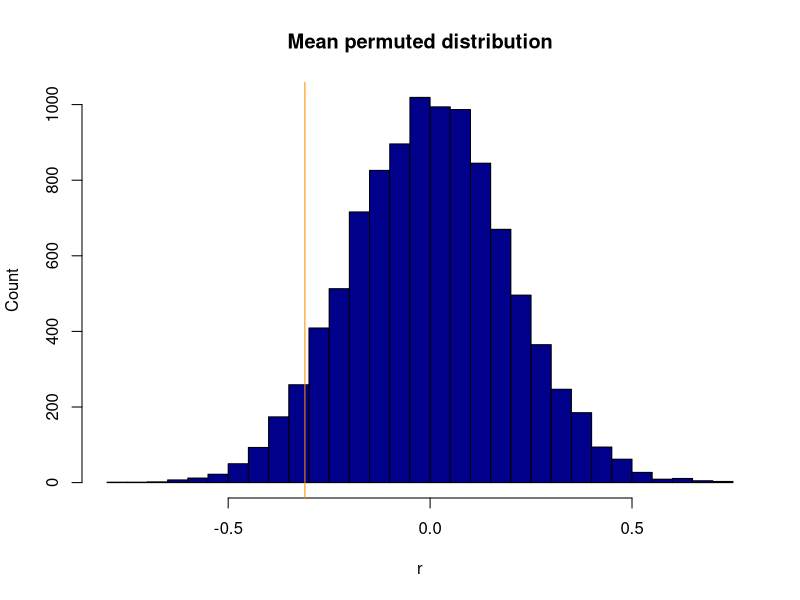
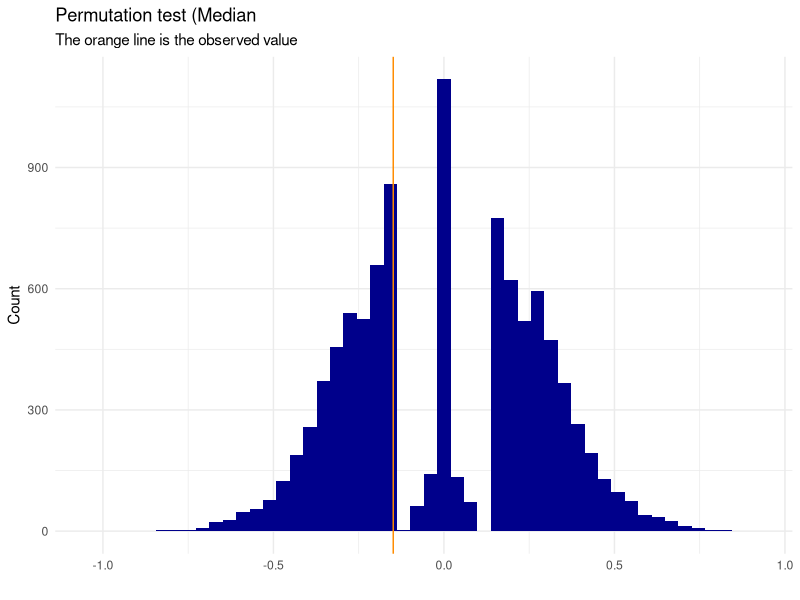
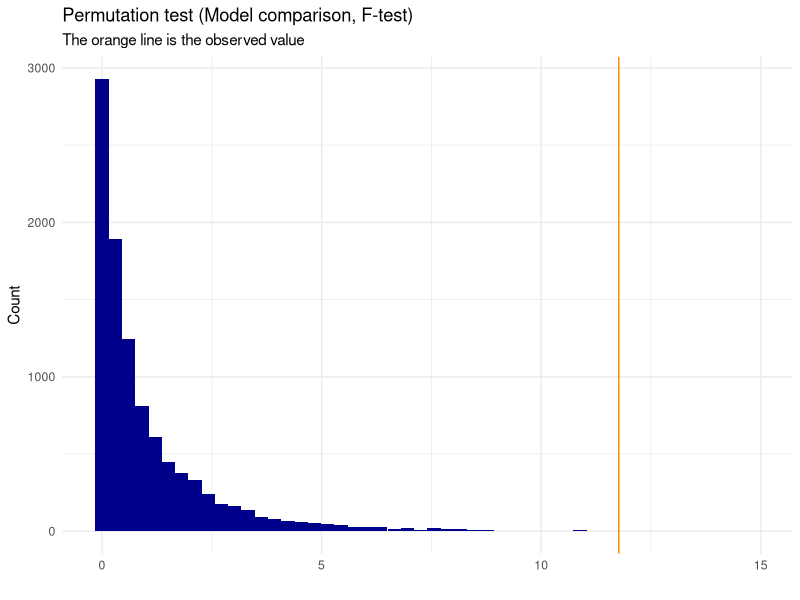
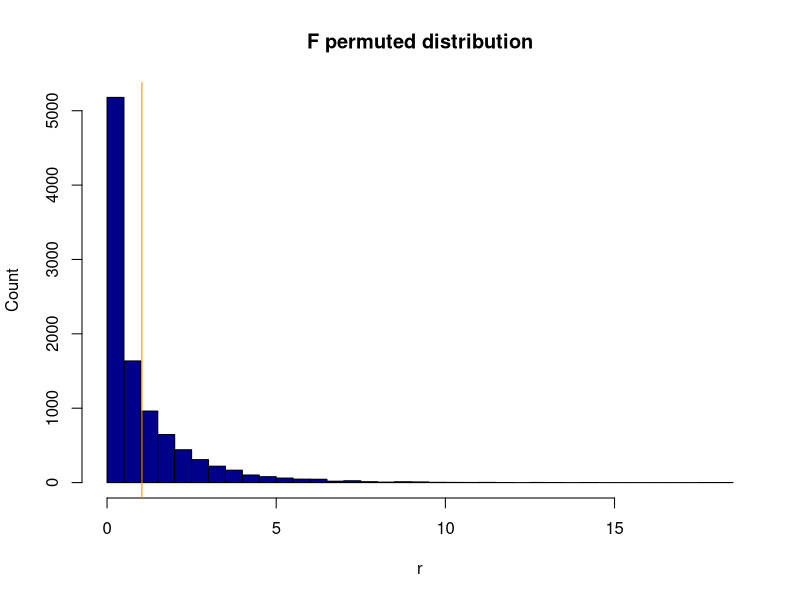

R code for these plots, in order:
## ---- chunk 1
# Load libraries
library(tidyverse)
## ---- chunk 2
plot_permutation <- function(data, observed_value, title){
  #making dataset to put in to permutation plot
  pd <- data.frame(i=1:length(data), value=data)
    #plotting the null distribution and observed difference with the observed as a line
  plot <- ggplot(data = pd, mapping = aes(x=value)) + 
    geom_histogram(fill="darkblue", bins=50) +
    geom_vline(color="darkorange",xintercept = as.numeric(observed_value)) + 
    xlab("")+
    ylab("Count")+
    ggtitle(title, "The orange line is the observed value")+
    theme_minimal()
  return(plot)
}
## ---- chunk 3
permutation_mean <- function(dataset, name, count, group1, group2, no_perm=10000, nice_plot=FALSE){
  # Verify if the columns exists and if the groups exists
  if (any(names(dataset) == name) == FALSE | any(names(dataset) == count) == FALSE){
    stop("One of the columns does not exists. Please, check the spelling or the dataset you are giving") 
  } else if (any(unique(get(name,dataset)) == group1) == FALSE | any(unique(get(name,dataset)) == group2) == FALSE) {
    stop("One of the groups does not exists. Please, check the spelling or the dataset you are giving")
  }
  
  # Select columns in the dataset and remane those
  dataset <- dataset[c(count,name)]      # Select
  names(dataset) <- c("count","name")    # Rename
  
    #Check if the dataset is normally distributed, and give a warning, if it is:
  if (shapiro.test(dataset$count)$p.value>0.05){
    warning("Data is normally distributed, it might be better to use a parametric test (e.g. t-test)")
  }

  r <- rep(NA,no_perm)
  
  # Progress bar
  pb <- txtProgressBar(min = 1, max = no_perm, style = 3)
  
  for (i in 1:length(r)) {
    setTxtProgressBar(pb, i)
    #shuffle dataset
    p <- dataset
    p$count <- sample(p$count)

    #calculate mean for group 1 and group 2
    g1 <- mean(p[which(p$name == group1),]$count)
    g2 <- mean(p[which(p$name == group2),]$count)

    #add difference in mean to vector
    r[i] <- as.numeric(g1) - as.numeric(g2)
  }
  close(pb)

  # The observed difference
  m1 <- mean(dataset[which(dataset$name == group1),]$count)
  m2 <- mean(dataset[which(dataset$name == group2),]$count)
  observed <- m1-m2       # Observed mean

  estimate <- c(as.numeric(m1),as.numeric(m2),as.numeric(observed))
  names(estimate) <- c("Mean first group","Mean second group","Observed mean difference")

  # P-value
  p_value <- ((sum(abs(r) >= abs(observed))+1)/(length(r)+1))
  names(p_value) <- "p-value"

  result = list(method = "Permutation Test (Mean)", p.value = p_value,
                  estimate = estimate,
                  data.name = sprintf("Permutation for group: %s and %s", group1, group2))
  class(result) <- "htest"

  # If statement to plot or not
  if (nice_plot == TRUE) {
    # Plot + result

    plot <- plot_permutation(r, observed, "Permutation test (Mean)")

    print(result)
    return(plot)
  } else if (nice_plot == FALSE) {
    # Result
    print(result)
    hist(r, col="darkblue", breaks = 50, main = "Mean permuted distribution", ylab = "Count"); abline(v = observed, col = "darkorange")
  }
}


names <- c(replicate(50,"Something"), replicate(50, "Something_else"))
test <- data.frame(rnorm(100), names)
names(test) <- c("value","names")
permutation_mean(test, "names", "value", "Something", "Something_else", nice_plot = F)

## ---- chunk 4
permutation_median <- function(dataset, name, count, group1, group2, no_perm=10000, nice_plot=FALSE) {
  # Verify if the columns exists and if the groups exists
  if (any(names(dataset) == name) == FALSE | any(names(dataset) == count) == FALSE){
    stop("One of the columns does not exists. Please, check the spelling or the dataset you are giving") 
  } else if (any(unique(get(name,dataset)) == group1) == FALSE | any(unique(get(name,dataset)) == group2) == FALSE) {
    stop("One of the groups does not exists. Please, check the spelling or the dataset you are giving")
  }
  
  # Select columns in the dataset and remane those
  dataset <- dataset[c(count,name)]      # Select
  names(dataset) <- c("count","name")    # Rename
  
    #Check if the dataset is normally distributed, and give a warning, if it is:
  if (shapiro.test(dataset$count)$p.value>0.05){
    warning("Data is normally distributed, it might be better to use a parametric test")
  }

  r <- rep(NA,no_perm)
  
  # Progress bar
  pb <- txtProgressBar(min = 1, max = no_perm, style = 3)
  
  for (i in 1:length(r)) {
    setTxtProgressBar(pb, i)
    #shuffle dataset
    p <- dataset
    p$count <- sample(p$count)

    #calculate median for group 1 and group 2
    g1 <- median(p[which(p$name == group1),]$count)
    g2 <- median(p[which(p$name == group2),]$count)

    #add difference in median to vector
    r[i] <- as.numeric(g1) - as.numeric(g2)
  }
  close(pb)
  
  # The observed difference
  m1 <- median(dataset[which(dataset$name == group1),]$count)
  m2 <- median(dataset[which(dataset$name == group2),]$count)
  observed <- m1-m2       # Observed median

  estimate <- c(as.numeric(m1),as.numeric(m2),as.numeric(observed))
  names(estimate) <- c("Median first group","Median second group","Observed median difference")

  # P-value
  p_value <- ((sum(abs(r) >= abs(observed))+1)/(length(r)+1))
  names(p_value) <- "p-value"

  result = list(method = "Permutation Test (Median)", p.value = p_value,
                  estimate = estimate,
                  data.name = sprintf("Permutation for group: %s and %s", group1, group2))
  class(result) <- "htest"

  # If statement to plot or not
  if (nice_plot == TRUE) {
    # Plot + result

    plot <- plot_permutation(r, observed, "Permutation test (Median")

    print(result)
    return(plot)
  } else if (nice_plot == FALSE) {
    # Result
    print(result)
    hist(r, col="darkblue", breaks = 50, main = "Median permuted distribution", ylab = "Count"); abline(v = observed, col = "darkorange")
  }
}

names <- c(replicate(50,"GROUP1"), replicate(50, "GROUP2"))
test <- as_tibble(rnorm(100)) %>% mutate(names=names)

permutation_median(test, "names", "value", "GROUP1", "GROUP2", nice_plot = T)
## ---- chunk 5
permutation_lm <- function(dataset, predictor, response, model1, model2, no_perm=10000, nice_plot=F){
  # Verify if the columns exists and if the groups exists
  accepted_models <- c("linear","quadratic","cubic")
  
  if (any(names(dataset) == predictor) == FALSE | any(names(dataset) == response) == FALSE){
    stop("One of the columns does not exists. Please, check the spelling or the dataset you are giving") 
  } else if (any(accepted_models == model1) == FALSE | any(accepted_models == model2) == FALSE) {
    stop("Error: Models must be a combination of linear, quadractic or cubic.")
  }
  
  # Select columns in the dataset and remane those
  dataset <- dataset[c(predictor,response)]      # Select
  names(dataset) <- c("predictor","response")    # Rename
  
    #Check if the dataset is normally distributed, and give a warning, if it is:
  if (shapiro.test(dataset$response)$p.value>0.05){
    warning("Data is normally distributed, it might be better to use a parametric test, (e.g. anova)")
  }
  
  r <- rep(NA,no_perm)
  
  # SELECT MODEL
  if ((model1=="linear" & model2=="quadratic")|(model2=="linear" & model1=="quadratic")){    # For linear and quadratic model:
    # Observed models:
    mod1 <- lm(response ~ predictor, data=dataset)
    mod2 <- lm(response ~ poly(predictor, 2), data=dataset)
    # Progress bar
    pb <- txtProgressBar(min = 1, max = no_perm, style = 3)
    for (i in 1:length(r)) {
      setTxtProgressBar(pb, i)
      # Shuffle dataset
      p <- dataset
      p$response <- sample(p$response)
      
      # Make models
      m1 <- lm(response ~ predictor, data=p)
      m2 <- lm(response ~ poly(predictor, 2), data=p)
      
      # Make F-distribution
      f_dist <- anova(m1, m2)
      
      # Add F-values to r-vector:
      r[i] <- f_dist$`F`[2]
      
    }
    close(pb)
  } else if ((model1=="linear" & model2=="cubic")|(model2=="linear" & model1=="cubic")){    # For linear and cubic model:
    # Observed models:
    mod1 <- lm(response ~ predictor, data=dataset)
    mod2 <- lm(response ~ poly(predictor, 3), data=dataset)
    # Progress bar
    pb <- txtProgressBar(min = 1, max = no_perm, style = 3)
    for (i in 1:length(r)) {
      setTxtProgressBar(pb, i)
      # Shuffle dataset
      p <- dataset
      p$response <- sample(p$response)
      
      # Make models
      m1 <- lm(resp ~ predictor, data=p)
      m2 <- lm(resp~ poly(predictor, 3), data=p)
      
      # Make F-distribution
      f_dist <- anova(m1, m2)
      
      # Add F-values to r-vector:
      r[i] <- f_dist$`F`[2]
      
    }
    close(pb)
  } else if ((model1=="quadratic" & model2=="cubic")|(model2=="quadratic" & model1=="cubic")){    # For quadratic and cubic model:
    # Observed models:
    mod1 <- lm(response ~ poly(predictor,2), data=dataset)
    mod2 <- lm(response ~ poly(predictor, 3), data=dataset)
    # Progress bar
    pb <- txtProgressBar(min = 1, max = no_perm, style = 3)
    for (i in 1:length(r)) {
      setTxtProgressBar(pb, i)
      # Shuffle dataset
      p <- dataset
      p$response <- sample(p$response)
      
      # Make models
      m1 <- lm(response ~ poly(predictor, 2), data=p)
      m2 <- lm(response ~ poly(predictor, 3), data=p)
      
      # Make F-distribution
      f_dist <- anova(m1, m2)
      
      # Add F-values to r-vector:
      r[i] <- f_dist$`F`[2]
      
    }
    close(pb)
  }
  
  # The observed value and format
  observed <- anova(mod1, mod2)$`F`[2]
  estimate <- as.numeric(observed)
  names(estimate) <- c("Observed F value between models")

  # P-value and format
  p_value <- (sum((r) >= (observed))+1)/(length(r)+1)
  names(p_value) <- "p-value"

  # Result format
  result = list(method = sprintf("Permutation Test (ANOVA) for %s and %s models", model1, model2), p.value = p_value,
                  estimate = estimate,
                  data.name = sprintf("Permutation for predictor %s and response %s", predictor, response))
  class(result) <- "htest"

  # If statement to plot or not
  if (nice_plot == TRUE) {
    # Plot + result

    plot <- plot_permutation(r,observed, "Permutation test (Model comparison, F-test)")

    print(result)
    return(plot)
  } else if (nice_plot == FALSE) {
    # Result
    print(result)
    hist(r, col="darkblue", breaks = 50, main = "F permuted distribution", ylab = "Count"); abline(v = observed, col = "darkorange")
  }
}
## ---- chunk 6
x <- rnorm(100)
y <- 4*x^2+3+10*rnorm(100)
data <- data.frame(x,y)

permutation_lm(data, "x","y","quadratic", "linear", nice_plot=T)
permutation_lm(data, "x","y","quadratic", "cubic", nice_plot=F)
